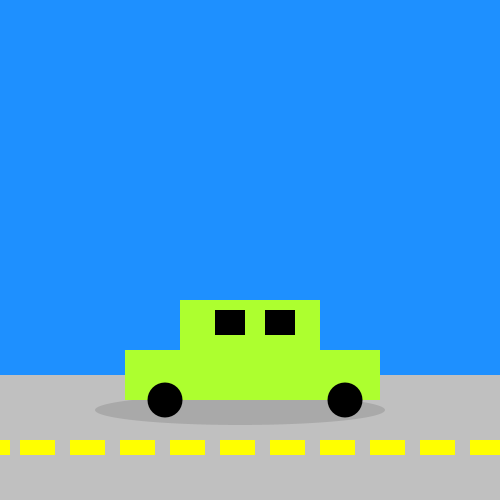
Frame 1 (no input)
Frame 60 (the mouse pressed at the canvas centre just before this capture): identical to frame 1, image omitted
Frame 120 (the mouse held since frame 60 and released just before this capture): identical to frame 1, image omitted

The Processing sketch that drew this single still picture (run headless with seeded random() and noise(); from frame 60 on, the mouse is pressed at the canvas centre):

// Processing sketch: car
// ── car.pde
void setup() {
  size(500, 500);
  background(30,144,255);
  
}

int x = 0;
 
void draw() {
  
  
  noStroke();
  
  fill(192,192,192);
  rect(0, 375, 500,500);
  
  fill(255,255,0);
  rect(0,440, 10,15);
  rect(20,440,35,15);
  rect(70,440,35,15);
  rect(120,440,35,15);
  rect(170,440,35,15);
  rect(220,440,35,15);
  rect(270,440,35,15);
  rect(320,440,35,15);
  rect(370,440,35,15);
  rect(420,440,35,15);
  rect(470,440,35,15);
  
  fill(169,169,169);
  ellipse(240,410,290,30);
  
  fill( 173,255,47);
  rect(x + 125, 350, 60, 50);
  rect(x + 180, 300, 140, 100);
  rect(x + 320, 350, 60, 50);
  
  fill(0,0,0);
  ellipse(x + 165, 400, 35, 35);
  ellipse(x + 345, 400, 35, 35);
  
  rect(x + 215, 310, 30, 25);
  rect(x + 265, 310, 30, 25);
  
  
  
}
